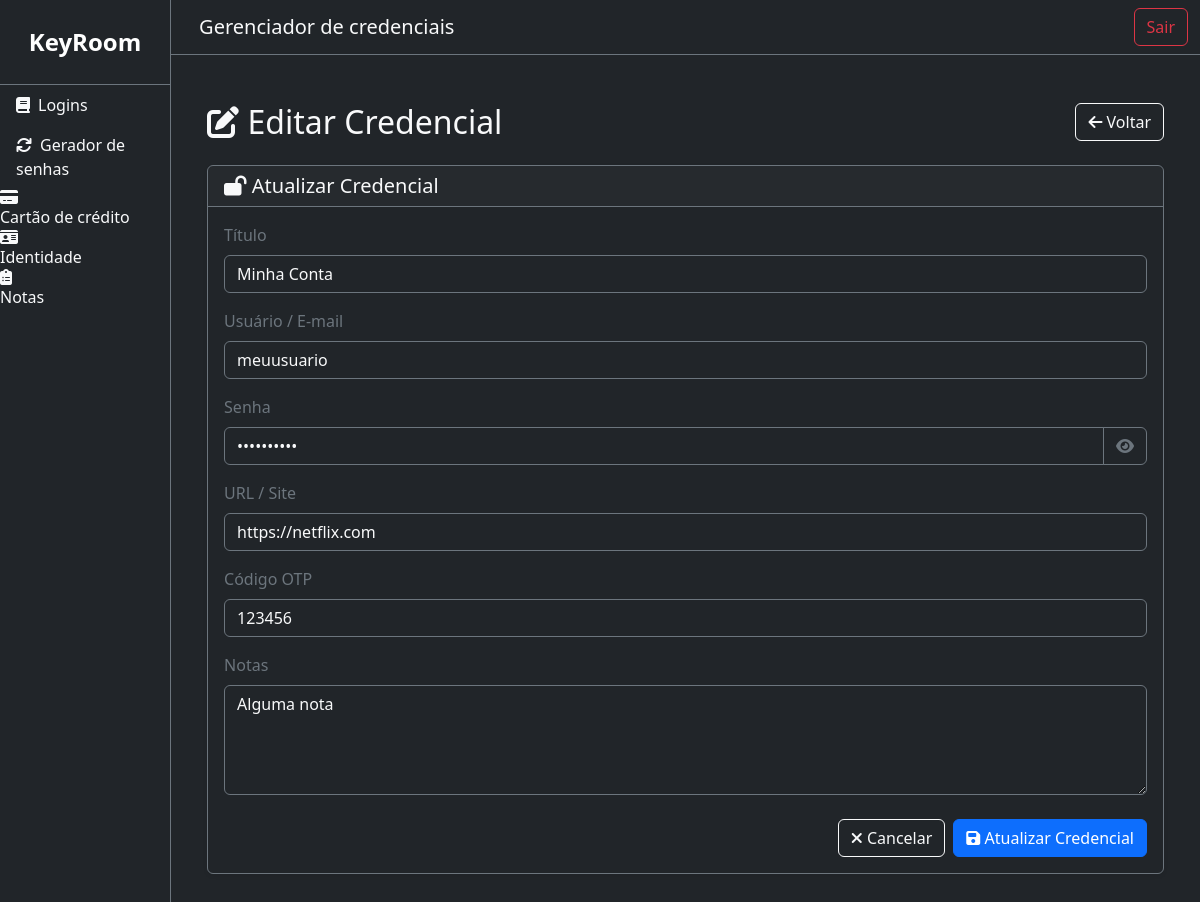
Page /credentials/edit/1/ (signed in) on the earlier database version.
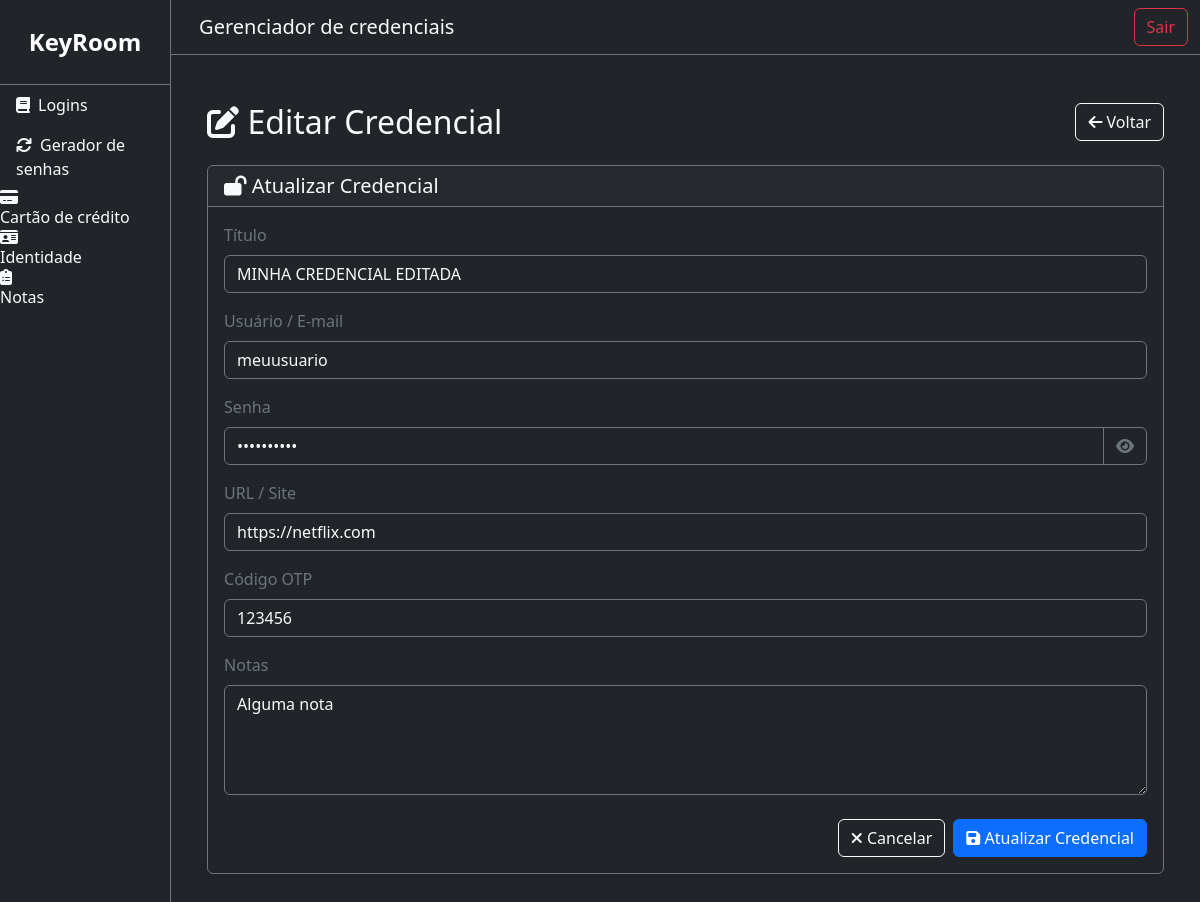
Same page on the later database version.
### core/models.py (models this page shows, shortened)
class Credential(models.Model):
    user = models.ForeignKey(User, on_delete=models.CASCADE, related_name='credentials')
    title = models.CharField(max_length=200)
    username = models.CharField(max_length=200)
    password = models.CharField(max_length=200, blank=True)
    url = models.CharField(max_length=200, blank=True)
    otpCode = models.CharField(max_length=200, blank=True)
    notes = models.TextField(blank=True)

### core/views/view_credentials.py (the view)
# urls.py: path('credentials/edit/<int:id>/', view_credentials.edit_credential, name='edit_credential'),
@login_required(login_url='home_page')
def edit_credential(request,id):
    credential = get_object_or_404(Credential, id=id, user=request.user)
    form = CredentialForm(instance=credential)
    return render(request, 'credential/edit.html', {
        'form': form,
        'credential': credential
    })

### core/forms.py
class CredentialForm(forms.ModelForm):
    class Meta:
        model = Credential
        fields = ['title', 'username', 'password', 'url', 'otpCode', 'notes']
    widgets = {
        'title': forms.TextInput(attrs={
            'class': 'form-control',
            'placeholder': 'Título da credencial...'
        }),
        'username': forms.TextInput(attrs={
            'class': 'form-control',
            'placeholder': 'Nome de usuário...'
        }),
        'password': forms.PasswordInput(attrs={
            'class': 'form-control',
            'placeholder': 'Senha...'
        }),
        'url': forms.TextInput(attrs={
            'class': 'form-control',
            'placeholder': 'URL da credencial...'
        }),
        'otpCode': forms.TextInput(attrs={
            'class': 'form-control',
            'placeholder': 'Código OTP...'
        }),
        'notes': forms.Textarea(attrs={
            'rows': 3,
            'class': 'form-control',
            'placeholder': 'Notas adicionais...'
        }),
    }

### core/templates/credential/edit.html (shortened to what this page needs)
{% extends 'base.html' %}
{% block content %}
<div class="container py-4">
    <div class="d-flex justify-content-between align-items-center mb-4">
        <h2 class="text-light mb-0"><i class="fas fa-edit"></i> Editar Credencial</h2>
        <a href="{% url 'main_page' %}" class="btn btn-outline-light">
            <i class="fas fa-arrow-left"></i> Voltar
        </a>
    </div>
    <div class="card bg-dark text-light border-secondary shadow-sm">
        <div class="card-header border-secondary">
            <h5 class="mb-0"><i class="fas fa-lock-open"></i> Atualizar Credencial</h5>
        </div>
        <div class="card-body">
            <form method="post" action="{% url 'update_credential' credential.id %}">
                <div class="mb-3">
                    <label for="id_title" class="form-label text-secondary">Título</label>
                    <input type="text" name="title" maxlength="200" class="form-control bg-dark text-light border-secondary" id="id_title" value="{{ credential.title }}" required>
                </div>
                <div class="mb-3">
                    <label for="id_username" class="form-label text-secondary">Usuário / E-mail</label>
                    <input type="text" name="username" maxlength="200" class="form-control bg-dark text-light border-secondary" id="id_username" value="{{ credential.username }}" required>
                </div>
                <div class="mb-3">
                    <label for="id_password" class="form-label text-secondary">Senha</label>
                    <div class="input-group">
                        <input type="password" name="password" maxlength="200" class="form-control bg-dark text-light border-secondary" id="id_password" value="{{ credential.password }}" required>
                        <button class="btn btn-outline-secondary" type="button" onclick="togglePassword('id_password')"><i class="fas fa-eye"></i></button>
                    </div>
                </div>
                <div class="mb-3">
                    <label for="id_url" class="form-label text-secondary">URL / Site</label>
                    <input type="text" name="url" maxlength="200" class="form-control bg-dark text-light border-secondary" id="id_url" placeholder="https://exemplo.com" value="{{ credential.url }}">
                </div>
                <div class="mb-3">
                    <label for="id_otpCode" class="form-label text-secondary">Código OTP</label>
                    <input type="text" name="otpCode" maxlength="200" class="form-control bg-dark text-light border-secondary" id="id_otpCode" value="{{ credential.otpCode }}">
                </div>
                <div class="mb-4">
                    <label for="id_notes" class="form-label text-secondary">Notas</label>
                    <textarea name="notes" rows="4" class="form-control bg-dark text-light border-secondary" id="id_notes" placeholder="Informações adicionais...">{{ credential.notes }}</textarea>
                </div>
                <div class="d-flex justify-content-end">
                    <a href="{% url 'main_page' %}" class="btn btn-outline-light me-2">
                        <i class="fas fa-times"></i> Cancelar
                    </a>
                    <button type="submit" class="btn btn-primary">
                        <i class="fas fa-save"></i> Atualizar Credencial
                    </button>
                </div>
            </form>
        </div>
    </div>
</div>
{% endblock %}

Differences in the rows shown:
changed Credential "meuusuario": title "Minha Conta" → "MINHA CREDENCIAL EDITADA"
